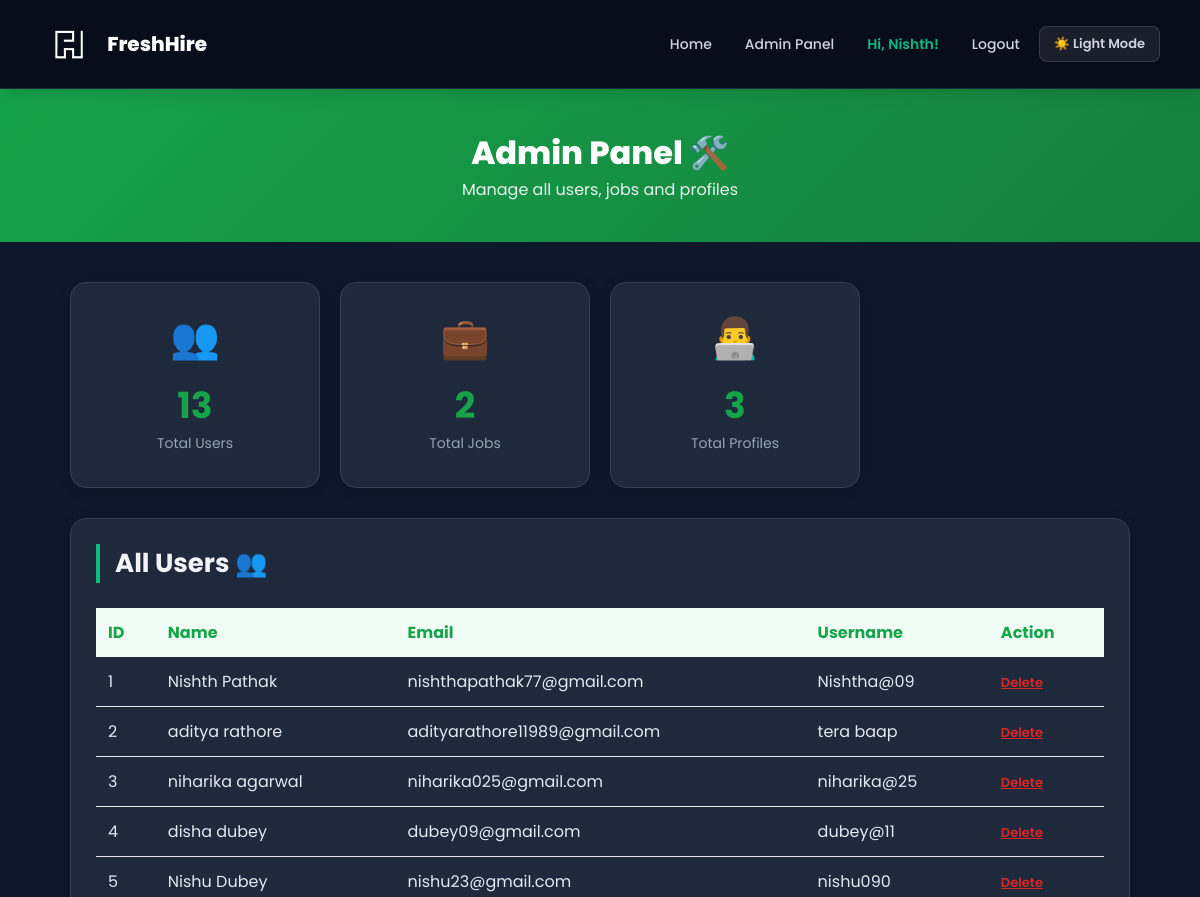
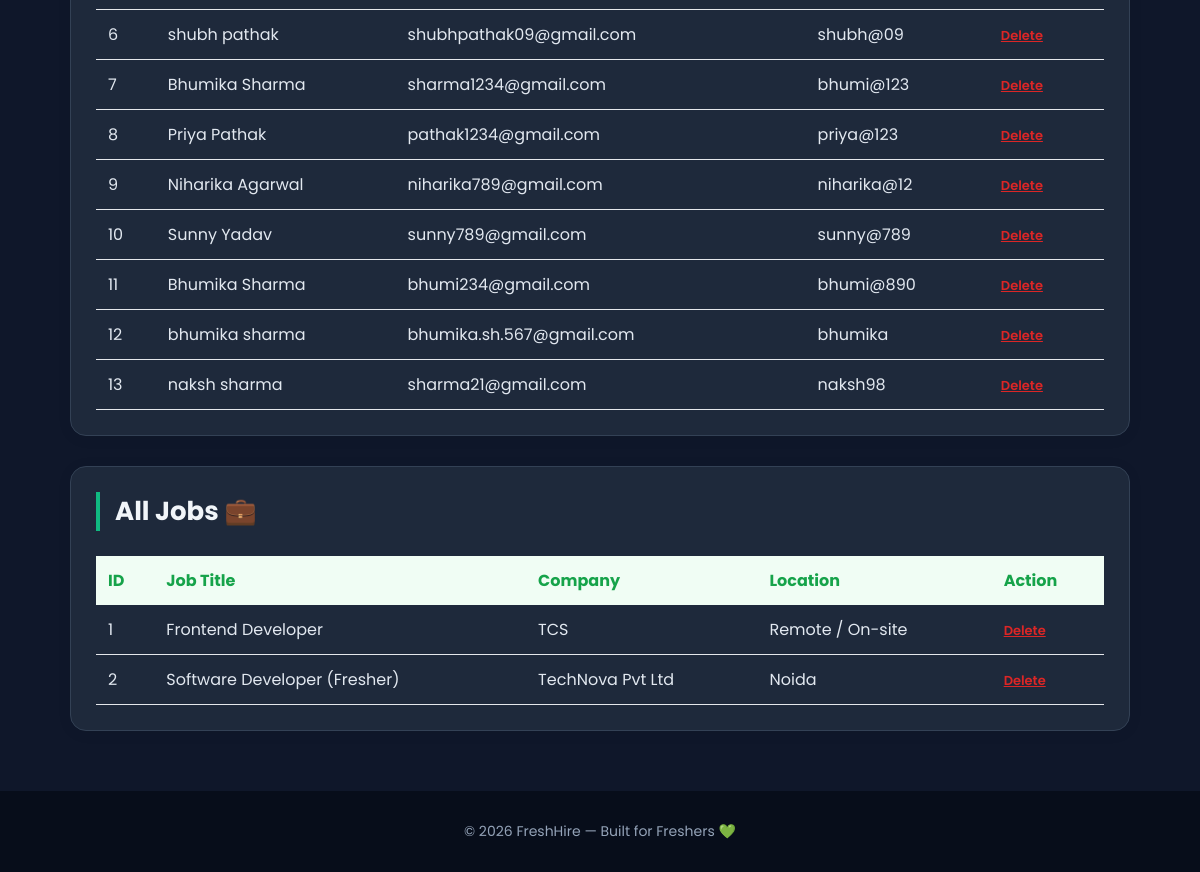
Page /admin (signed in) on the earlier database version (2 pictures, top to bottom).
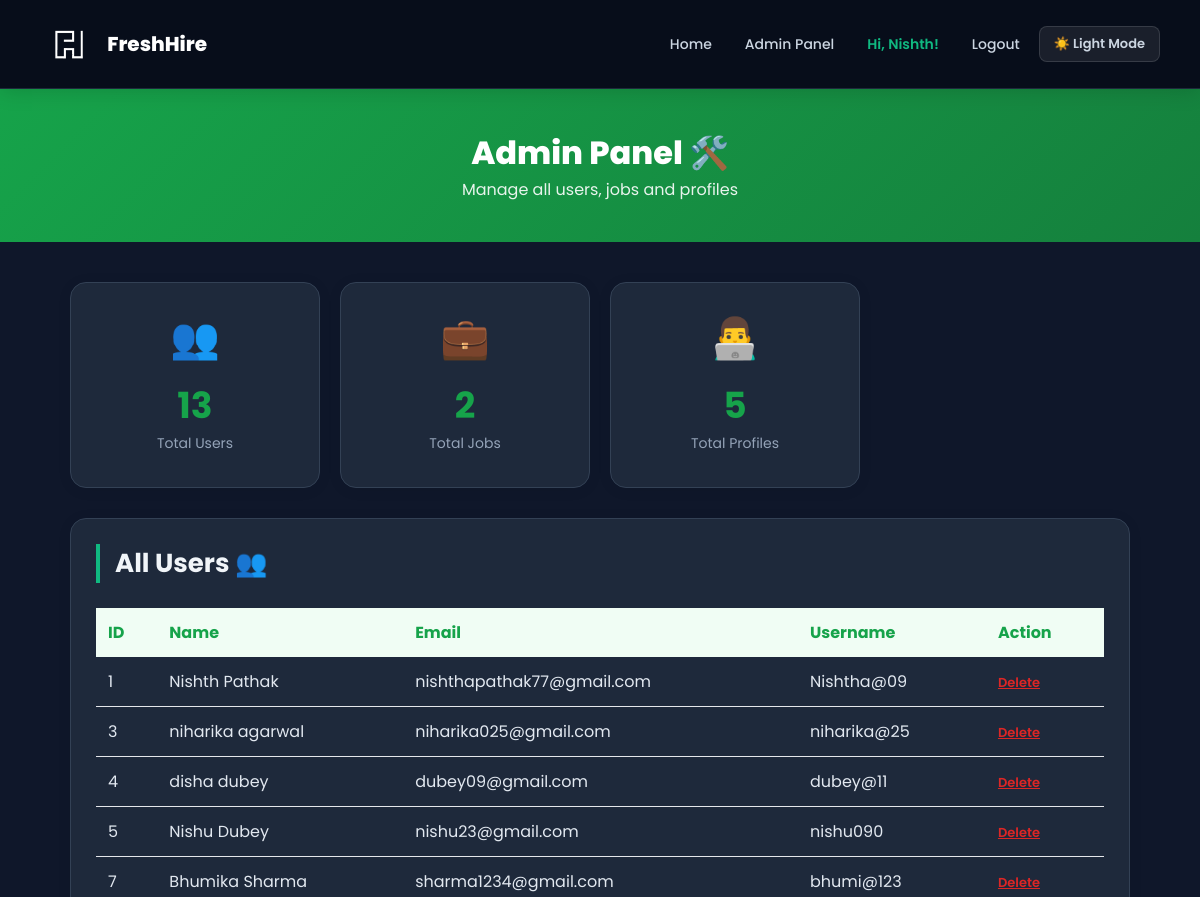
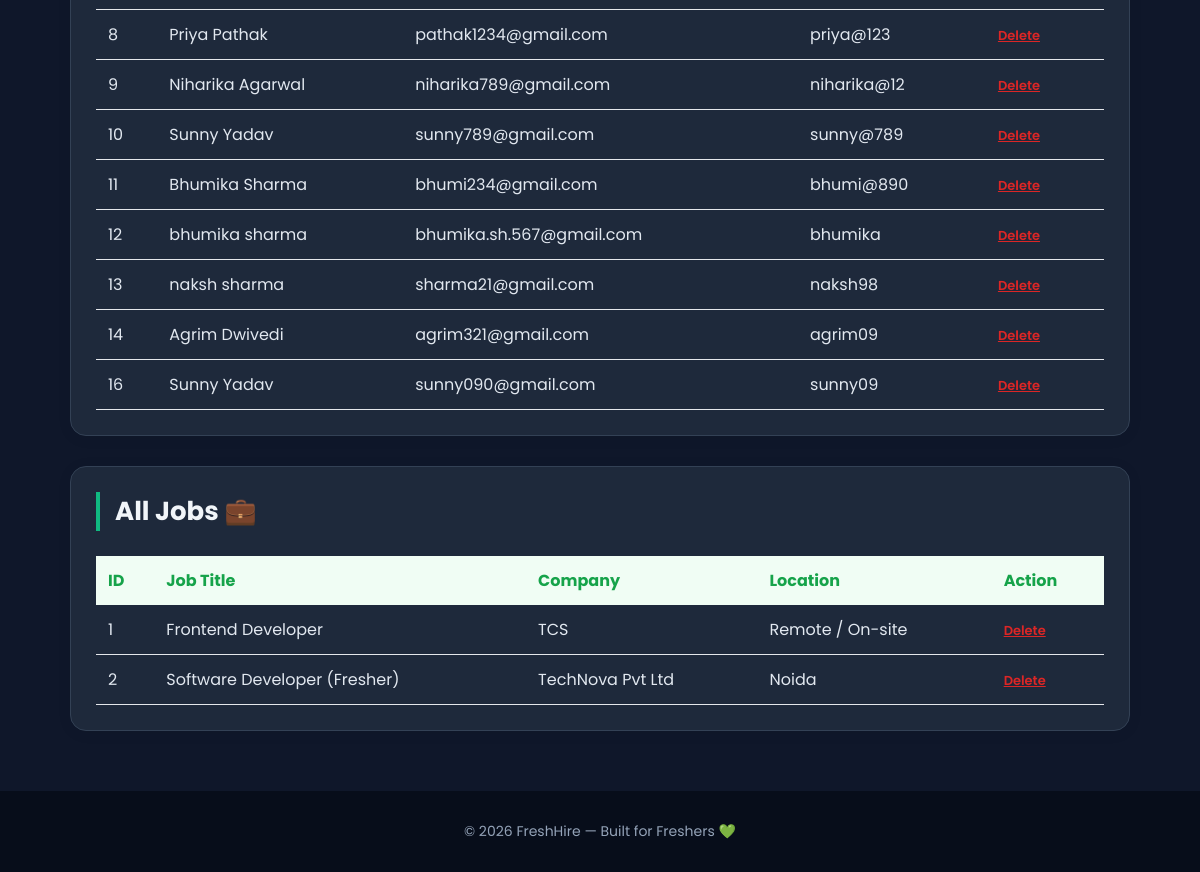
Same page on the later database version (2 pictures, top to bottom).
### tables this page shows
CREATE TABLE users (
    id         INTEGER PRIMARY KEY AUTOINCREMENT,
    first_name TEXT NOT NULL,
    last_name  TEXT,
    email      TEXT UNIQUE NOT NULL,
    username   TEXT UNIQUE NOT NULL,
    password   TEXT NOT NULL
, role TEXT DEFAULT fresher, phone TEXT);

CREATE TABLE jobs (
    id               INTEGER PRIMARY KEY AUTOINCREMENT,
    posted_by        INTEGER,
    job_title        TEXT,
    company          TEXT,
    location         TEXT,
    description      TEXT,
    required_skills  TEXT,
    salary           TEXT,
    apply_link       TEXT
);

### app.py (the view)
@app.route("/admin")
def admin():
    if "user_id" not in session:
        flash("Please login first!", "error")
        return redirect(url_for("login"))
    conn = get_db()
    is_admin = conn.execute(
        "SELECT * FROM admins WHERE user_id=?", (session["user_id"],)
    ).fetchone()
    if not is_admin:
        conn.close()
        flash("Access denied!", "error")
        return redirect(url_for("home"))
    users    = conn.execute("SELECT * FROM users").fetchall()
    jobs     = conn.execute("SELECT * FROM jobs").fetchall()
    profiles = conn.execute("SELECT * FROM profiles").fetchall()
    conn.close()
    return render_template("admin.html", users=users, jobs=jobs, profiles=profiles)

### app.py (called while the page is built)
def get_db():
    conn = sqlite3.connect("freshhire.db")
    conn.row_factory = sqlite3.Row
    return conn

@app.context_processor
def inject_globals():
    notif_count = 0
    if "user_id" in session:
        try:
            conn = get_db()
            notif_count = conn.execute(
                "SELECT COUNT(*) FROM notifications WHERE user_id=? AND is_read=0",
                (session["user_id"],)
            ).fetchone()[0]
            conn.close()
        except:
            pass
    return {"notif_count": notif_count}

### templates/admin.html (shortened to what the changed rows need)
<!DOCTYPE html>
<html>
<head>
    <link rel="stylesheet" href="/static/style.css">
</head>
<body>
<nav>
    <div class="nav-links">
        <a href="/">Home</a>
        <a href="/admin">Admin Panel</a>
        <span>Hi, {{ session.get('name') }}!</span>
        <a href="/logout">Logout</a>
            <button class="theme-toggle" onclick="toggleTheme()" id="themeBtn">🌙 Dark</button>
    </div>
</nav>
<div style="background: linear-gradient(135deg, #16a34a, #15803d); padding:40px 20px; text-align:center; color:white;">
    <h1 style="font-size:32px; font-weight:800;">Admin Panel 🛠️</h1>
</div>
<div class="container">
    <div style="display:grid; grid-template-columns:repeat(auto-fill, minmax(200px, 1fr)); gap:20px; margin-top:30px;">
        <div class="card" style="text-align:center;">
            <h2 style="color:#16a34a; font-size:36px;">{{ users|length }}</h2>
        </div>
        <div class="card" style="text-align:center;">
            <h2 style="color:#16a34a; font-size:36px;">{{ jobs|length }}</h2>
        </div>
        <div class="card" style="text-align:center;">
            <div style="font-size:40px; margin-bottom:10px;">👨‍💻</div>
            <h2 style="color:#16a34a; font-size:36px;">{{ profiles|length }}</h2>
            <p style="color:#888;">Total Profiles</p>
        </div>
    </div>
    <div class="card" style="margin-top:30px;">
        <h2 class="section-title">All Users 👥</h2>
        <table style="width:100%; border-collapse:collapse;">
            <thead>
                <tr style="background:#f0fdf4;">
                    <th style="padding:12px; text-align:left; color:#16a34a;">ID</th>
                    <th style="padding:12px; text-align:left; color:#16a34a;">Name</th>
                    <th style="padding:12px; text-align:left; color:#16a34a;">Email</th>
                    <th style="padding:12px; text-align:left; color:#16a34a;">Username</th>
                    <th style="padding:12px; text-align:left; color:#16a34a;">Action</th>
                </tr>
            </thead>
            <tbody>
                {% for user in users %}
                <tr style="border-bottom:1px solid #e5e7eb;">
                    <td style="padding:12px;">{{ user.id }}</td>
                    <td style="padding:12px;">{{ user.first_name }} {{ user.last_name }}</td>
                    <td style="padding:12px;">{{ user.email }}</td>
                    <td style="padding:12px;">{{ user.username }}</td>
                    <td style="padding:12px;">
                        <a href="/admin/delete-user/{{ user.id }}"
                           onclick="return confirm('Delete this user?')"
                           style="color:#dc2626; font-size:13px; font-weight:600;">Delete</a>
                    </td>
                </tr>
                {% endfor %}
            </tbody>
        </table>
    </div>
    <div class="card" style="margin-top:30px;">
        <h2 class="section-title">All Jobs 💼</h2>
        <table style="width:100%; border-collapse:collapse;">
            <thead>
                <tr style="background:#f0fdf4;">
                    <th style="padding:12px; text-align:left; color:#16a34a;">ID</th>
                    <th style="padding:12px; text-align:left; color:#16a34a;">Job Title</th>
                    <th style="padding:12px; text-align:left; color:#16a34a;">Company</th>
                    <th style="padding:12px; text-align:left; color:#16a34a;">Location</th>
                    <th style="padding:12px; text-align:left; color:#16a34a;">Action</th>
                </tr>
            </thead>
            <tbody>
                {% for job in jobs %}
                <tr style="border-bottom:1px solid #e5e7eb;">
                    <td style="padding:12px;">{{ job.id }}</td>
                    <td style="padding:12px;">{{ job.job_title }}</td>
                    <td style="padding:12px;">{{ job.company }}</td>
                    <td style="padding:12px;">{{ job.location }}</td>
                    <td style="padding:12px;">
                        <a href="/admin/delete-job/{{ job.id }}"
                           onclick="return confirm('Delete this job?')"
                           style="color:#dc2626; font-size:13px; font-weight:600;">Delete</a>
                    </td>
                </tr>
                {% endfor %}
            </tbody>
        </table>
    </div>
</div>
</body>
</html>

Differences in the rows shown:
removed users: id "2", first_name "aditya", last_name "rathore", email "adityarathore11989@gmail.com", username "tera baap"
removed users: id "6", first_name "shubh", last_name "pathak", email "shubhpathak09@gmail.com", username "shubh@09"
added users: id "14", first_name "Agrim", last_name "Dwivedi", email "agrim321@gmail.com", username "agrim09"
added users: id "16", first_name "Sunny", last_name "Yadav", email "sunny090@gmail.com", username "sunny09"
Other differences:
{{ profiles|length }}: "3" → "5"
